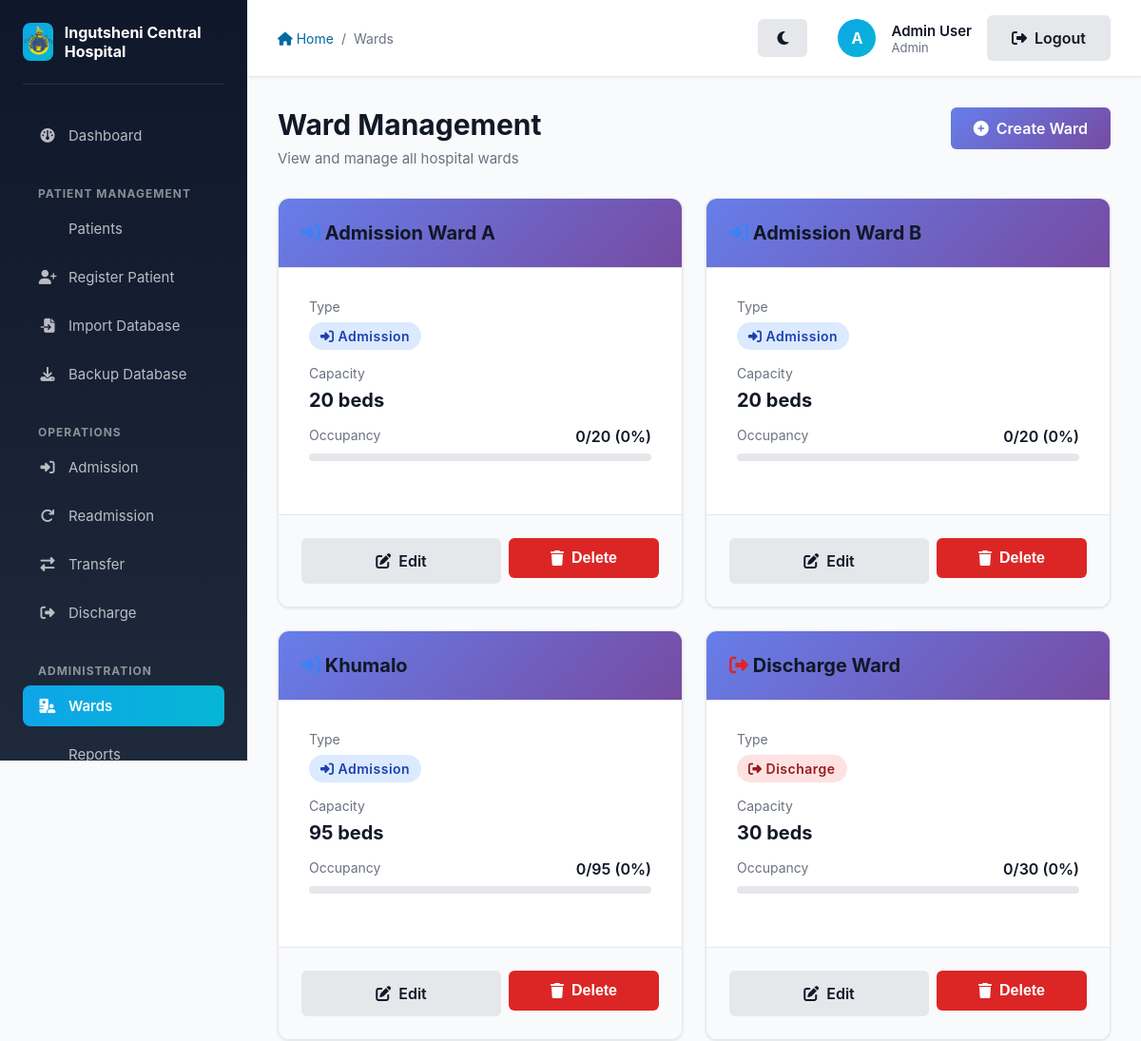
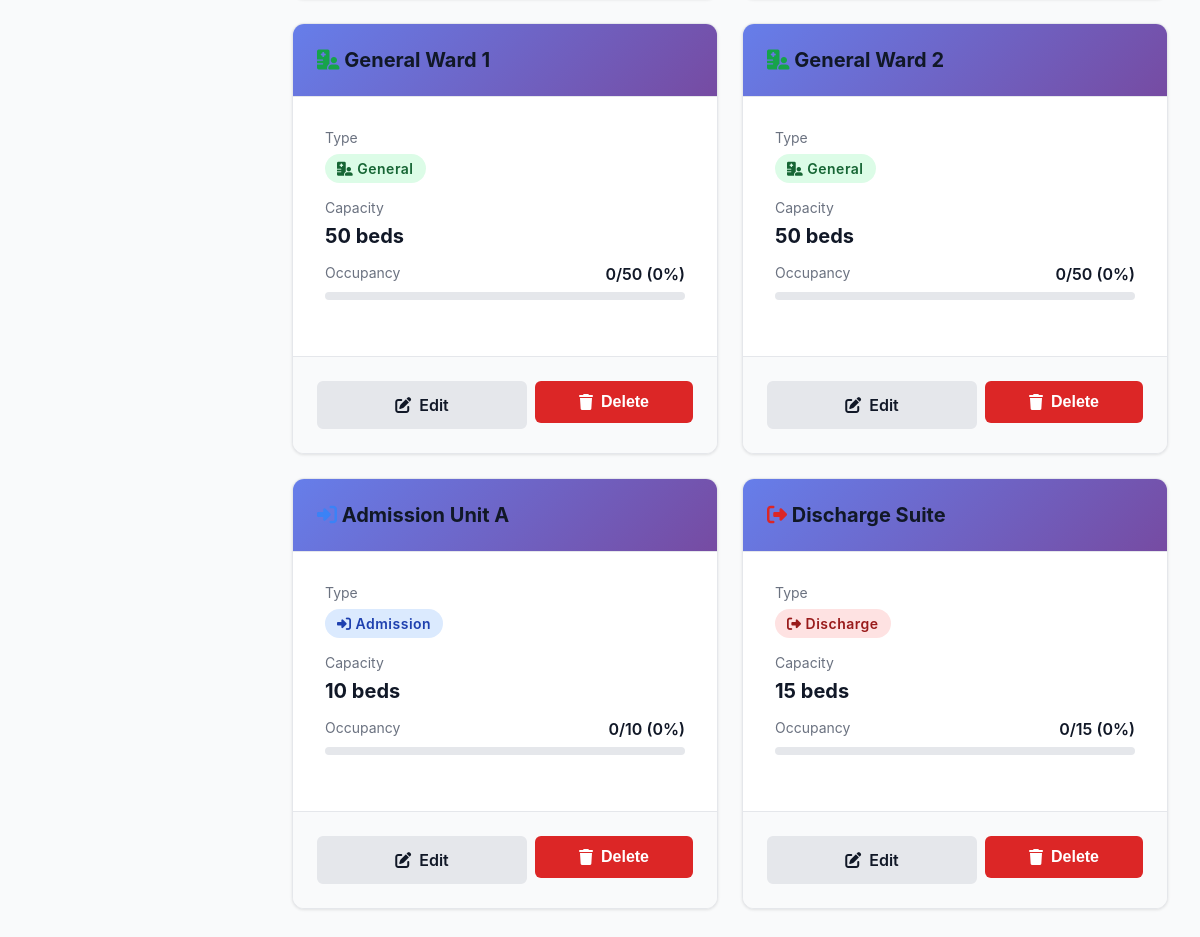
/wards (signed in), run on the app's committed database (2 pictures, top to bottom).
### app/models/models.py (models this page shows, shortened)
class User(db.Model, UserMixin):
    __tablename__ = 'users'
    id = db.Column(db.Integer, primary_key=True)
    name = db.Column(db.String(100), nullable=False)
    email = db.Column(db.String(120), unique=True, nullable=False)
    password_hash = db.Column(db.String(128), nullable=False)
    role_id = db.Column(db.Integer, db.ForeignKey('roles.id'), nullable=False)
    ward_id = db.Column(db.Integer, db.ForeignKey('wards.id'), nullable=True)

class Role(db.Model):
    __tablename__ = 'roles'
    id = db.Column(db.Integer, primary_key=True)
    name = db.Column(db.String(50), unique=True, nullable=False)
    users = db.relationship('User', backref='role_obj', lazy=True)

class Ward(db.Model):
    __tablename__ = 'wards'
    id = db.Column(db.Integer, primary_key=True)
    name = db.Column(db.String(100), unique=True, nullable=False)
    type = db.Column(db.String(50), nullable=False) # Admission, General, Discharge
    capacity = db.Column(db.Integer, nullable=True)
    is_permanent_residence = db.Column(db.Boolean, default=False, nullable=False)
    users = db.relationship('User', backref='ward_obj', lazy=True)
    patients = db.relationship('Patient', backref='current_ward', lazy=True)

### app/wards/routes.py (the view)
@wards.route('/wards')
@login_required
def list_wards():
    role = current_user.role_obj.name
    if role in ['Nurse', 'Sister In Charge']:
        if current_user.ward_id:
            all_wards = Ward.query.filter_by(id=current_user.ward_id).all()
        else:
            all_wards = []
    else:
        all_wards = Ward.query.all()
    return render_template('wards/manage_wards.html', wards=all_wards)

### app/models/models.py (called while the page is built)
@login_manager.user_loader
def load_user(user_id):
    return User.query.get(int(user_id))

### app/templates/wards/manage_wards.html (shortened to what this page needs)
{% extends "layout.html" %}
{% block breadcrumb %}
    <a href="{{ url_for('main.index') }}"><i class="fas fa-home"></i> Home</a>
    <span>/</span>
    <span>Wards</span>
{% endblock %}
{% block content %}
    <div class="page-header flex-between" style="display: flex; justify-content: space-between; align-items: flex-start;">
        <div>
            <h1 class="page-title">Ward Management</h1>
            <p class="page-subtitle">View and manage all hospital wards</p>
        </div>
        {% if current_user.role_obj.name == 'Admin' %}
            <a href="{{ url_for('wards.create_ward') }}" class="btn btn-primary">
                <i class="fas fa-plus-circle"></i> Create Ward
            </a>
        {% endif %}
    </div>
    {% if wards %}
        <div class="grid grid-3">
            {% for ward in wards %}
                {% set patient_count = ward.patients|length %}
                {% set capacity = ward.capacity or 10 %}
                {% set occupancy_percent = ((patient_count / capacity) * 100)|int %}
                <div class="card">
                    <div class="card-header">
                        <h3 class="card-title">
                            {% if ward.type == 'Admission' %}
                                <i class="fas fa-sign-in-alt" style="color: #3b82f6;"></i>
                            {% elif ward.type == 'Discharge' %}
                                <i class="fas fa-sign-out-alt" style="color: #dc2626;"></i>
                            {% else %}
                                <i class="fas fa-hospital-user" style="color: #16a34a;"></i>
                            {% endif %}
                            {{ ward.name }}
                        </h3>
                    </div>
                    <div class="card-body">
                        <div style="margin-bottom: 1rem;">
                            <p style="color: #6b7280; font-size: 0.875rem; margin-bottom: 0.5rem;">Type</p>
                            {% if ward.type == 'Admission' %}
                                <span class="badge badge-info"><i class="fas fa-sign-in-alt"></i> Admission</span>
                            {% elif ward.type == 'Discharge' %}
                                <span class="badge badge-danger"><i class="fas fa-sign-out-alt"></i> Discharge</span>
                            {% else %}
                                <span class="badge badge-success"><i class="fas fa-hospital-user"></i> General</span>
                            {% endif %}
                        </div>
                        <div style="margin-bottom: 1rem;">
                            <p style="color: #6b7280; font-size: 0.875rem; margin-bottom: 0.5rem;">Capacity</p>
                            <p style="font-size: 1.25rem; font-weight: 700;">{{ capacity }} beds</p>
                        </div>
                        <div style="margin-bottom: 1.5rem;">
                            <div style="display: flex; justify-content: space-between; margin-bottom: 0.5rem;">
                                <p style="color: #6b7280; font-size: 0.875rem;">Occupancy</p>
                                <p style="font-weight: 600; color: #111827;">{{ patient_count }}/{{ capacity }} ({{ occupancy_percent }}%)</p>
                            </div>
                            <div style="width: 100%; height: 8px; background-color: #e5e7eb; border-radius: 4px; overflow: hidden;">
                            </div>
                        </div>
                    </div>
                    {% if current_user.role_obj.name == 'Admin' %}
                        <div class="card-footer" style="display: flex; gap: 0.5rem; flex-wrap: wrap;">
                            <a href="{{ url_for('wards.edit_ward', ward_id=ward.id) }}" class="btn btn-secondary" style="flex: 1; min-width: 120px;">
                                <i class="fas fa-edit"></i> Edit
                            </a>
                            <form action="{{ url_for('wards.delete_ward', ward_id=ward.id) }}" method="POST" style="flex: 1; min-width: 120px;" onsubmit="return confirm('Are you sure you want to delete this ward?');">
                                <button type="submit" class="btn btn-danger w-full">
                                    <i class="fas fa-trash"></i> Delete
                                </button>
                            </form>
                        </div>
                    {% endif %}
                </div>
            {% endfor %}
        </div>
    {% endif %}
{% endblock %}

### app/templates/layout.html (shortened to what this page needs)
<!DOCTYPE html>
<html lang="en">
<head>
    <link rel="stylesheet" href="{{ url_for('static', filename='style.css') }}">
    <link rel="stylesheet" href="https://cdnjs.cloudflare.com/ajax/libs/font-awesome/6.4.0/css/all.min.css">
</head>
<body>
    <aside class="sidebar no-print" id="sidebar">
        <div class="sidebar-header">
            <div class="sidebar-logo">
                <img src="{{ url_for('static', filename='images/logo.png') }}" alt="Ingutsheni Central Hospital Logo">
            </div>
            <div class="sidebar-title">Ingutsheni Central Hospital</div>
        </div>
        <nav class="sidebar-nav">
            <li><a href="{{ url_for('main.index') }}" class="{% if request.endpoint == 'main.index' %}active{% endif %}">
                <i class="fas fa-dashboard"></i> Dashboard
            </a></li>
        </nav>
        {% if current_user.is_authenticated %}
            <div class="sidebar-section-title">Patient Management</div>
            <nav class="sidebar-nav">
                <li><a href="{{ url_for('patients.list_patients') }}" class="{% if request.endpoint == 'patients.list_patients' %}active{% endif %}">
                     Patients
                </a></li>
                <li><a href="{{ url_for('patients.register_patient') }}" class="{% if request.endpoint == 'patients.register_patient' %}active{% endif %}">
                    <i class="fas fa-user-plus"></i> Register Patient
                </a></li>
                {% if current_user.role_obj.name in ['Admin', 'CMO'] %}
                <li><a href="{{ url_for('patients.import_database') }}" class="{% if request.endpoint == 'patients.import_database' %}active{% endif %}">
                    <i class="fas fa-file-import"></i> Import Database
                </a></li>
                <li><a href="{{ url_for('patients.backup_database') }}" class="{% if request.endpoint == 'patients.backup_database' %}active{% endif %}">
                    <i class="fas fa-download"></i> Backup Database
                </a></li>
                {% endif %}
            </nav>
            <div class="sidebar-section-title">Operations</div>
            <nav class="sidebar-nav">
                <li><a href="{{ url_for('patients.list_patients') }}" class="{% if request.endpoint == 'patients.admit_patient' %}active{% endif %}">
                    <i class="fas fa-sign-in-alt"></i> Admission
                </a></li>
                <li><a href="{{ url_for('patients.readmit_patient') }}" class="{% if request.endpoint in ['patients.readmit_patient', 'patients.readmit_patient_details'] %}active{% endif %}">
                    <i class="fas fa-redo"></i> Readmission
                </a></li>
                <li><a href="{{ url_for('patients.list_patients') }}" class="{% if request.endpoint == 'transfers.transfer_patient' %}active{% endif %}">
                    <i class="fas fa-exchange-alt"></i> Transfer
                </a></li>
                <li><a href="{{ url_for('patients.list_patients') }}" class="{% if request.endpoint == 'patients.discharge_patient' %}active{% endif %}">
                    <i class="fas fa-sign-out-alt"></i> Discharge
                </a></li>
            </nav>
            <div class="sidebar-section-title">Administration</div>
            <nav class="sidebar-nav">
                <li><a href="{{ url_for('wards.list_wards') }}" class="{% if request.endpoint == 'wards.list_wards' %}active{% endif %}">
                    <i class="fas fa-hospital-user"></i> Wards
                </a></li>
                <li><a href="{{ url_for('reports.view_reports') }}" class="{% if request.endpoint == 'reports.view_reports' %}active{% endif %}">
                     Reports
                </a></li>
            </nav>
        {% endif %}
    </aside>
    <div class="main-content">
        <div class="top-bar no-print">
            <div class="top-bar-left">
                <div class="breadcrumb">
                    {% block breadcrumb %}{% endblock %}
                </div>
            </div>
            <div class="top-bar-right" style="display: flex; align-items: center; gap: 1rem;">
                <div style="display: flex; align-items: center; gap: 1rem; margin-right: 1rem;">
                    <button id="themeToggle" class="btn btn-secondary btn-sm" title="Toggle Dark/Light Mode" style="border-radius: 50%; width: 40px; height: 40px; padding: 0;">
                        <i class="fas fa-moon"></i>
                    </button>
                </div>
                {% if current_user.is_authenticated %}
                    <div class="user-menu">
                        <div class="user-avatar" title="{{ current_user.name }}">
                            {{ current_user.name[0].upper() }}
                        </div>
                        <div class="user-info">
                            <div class="user-name">{{ current_user.name }}</div>
                            <div class="user-role">{{ current_user.role_obj.name }}</div>
                        </div>
                    </div>
                    <a href="{{ url_for('auth.logout') }}" class="btn btn-secondary btn-sm">
                        <i class="fas fa-sign-out-alt"></i> Logout
                    </a>
                {% else %}
                    <a href="{{ url_for('auth.login') }}" class="btn btn-primary btn-sm">
                        <i class="fas fa-sign-in-alt"></i> Login
                    </a>
                {% endif %}
            </div>
        </div>
        <div class="page-content">
            {% block content %}{% endblock %}
        </div>
    </div>
</body>
</html>

### app/static/style.css (style rules this page uses)
:root { --primary: #0369a1; --primary-light: #0ea5e9; --primary-dark: #075985; --success: #16a34a; --success-light: #22c55e; --danger: #dc2626; --warning: #f59e0b; --info: #3b82f6; --neutral: #6b7280; --gray-50: #f9fafb; --gray-100: #f3f4f6; --gray-200: #e5e7eb; --gray-300: #d1d5db; --gray-400: #9ca3af; --gray-500: #6b7280; --gray-600: #4b5563; --gray-700: #374151; --gray-800: #1f2937; --gray-900: #111827; --body-bg: var(--gray-50); --card-bg: #ffffff; --sidebar-bg: linear-gradient(180deg, #0f172a 0%, #1e293b 100%); --topbar-bg: #ffffff; --text-main: var(--gray-900); --text-muted: var(--gray-500); --border-color: var(--gray-200); }
* { margin: 0; padding: 0; box-sizing: border-box; }
body { font-family: -apple-system, BlinkMacSystemFont, 'Segoe UI', 'Roboto', 'Oxygen', 'Ubuntu', 'Cantarell', 'Fira Sans', 'Droid Sans', 'Helvetica Neue', sans-serif; -webkit-font-smoothing: antialiased; -moz-osx-font-smoothing: grayscale; background-color: var(--body-bg); color: var(--text-main); }
.card { background-color: var(--card-bg); border: 1px solid var(--border-color); }
.card-header, .card-footer { background-color: var(--gray-100); border-color: var(--border-color); }
.top-bar { background-color: var(--topbar-bg) !important; border-color: var(--border-color) !important; }
.sidebar { background: var(--sidebar-bg) !important; }
.badge { display: inline-block; padding: 0.375rem 0.75rem; border-radius: 9999px; font-size: 0.875rem; font-weight: 600; letter-spacing: 0.5px; }
.badge-success { background-color: #dcfce7; color: #166534; }
.badge-danger { background-color: #fee2e2; color: #991b1b; }
.badge-info { background-color: #dbeafe; color: #1e40af; }
.btn { display: inline-flex; align-items: center; justify-content: center; padding: 0.625rem 1.25rem; border-radius: 0.5rem; font-weight: 600; font-size: 0.9375rem; border: none; cursor: pointer; transition: all 0.2s ease; text-decoration: none; gap: 0.5rem; }
.btn-primary { background-color: var(--primary); color: white; }
.btn-danger { background-color: var(--danger); color: white; }
.btn-secondary { background-color: var(--gray-300); color: var(--gray-800); }
.btn-sm { padding: 0.375rem 0.75rem; font-size: 0.8125rem; }
.card { background-color: white; border-radius: 0.75rem; box-shadow: 0 1px 3px rgba(0, 0, 0, 0.1); overflow: hidden; transition: all 0.2s ease; }
.card-header { padding: 1.5rem; border-bottom: 1px solid var(--gray-200); background-color: var(--gray-50); }
.card-body { padding: 1.5rem; }
.card-footer { padding: 1.5rem; background-color: var(--gray-50); border-top: 1px solid var(--gray-200); }
.card-title { font-size: 1.25rem; font-weight: 700; color: var(--gray-900); margin: 0; }
.grid { display: grid; gap: 1.5rem; }
.grid-3 { grid-template-columns: repeat(auto-fit, minmax(300px, 1fr)); }
.flex-between { display: flex; justify-content: space-between; align-items: center; }
.w-full { width: 100%; }
.btn { font-size: 1rem !important; font-weight: 600 !important; padding: 0.75rem 1.5rem !important; border: none !important; border-radius: 6px !important; cursor: pointer !important; transition: all 0.3s ease !important; display: inline-flex !important; align-items: center !important; gap: 0.5rem !important; text-decoration: none !important; }
.btn-primary { background: linear-gradient(135deg, #667eea 0%, #764ba2 100%) !important; color: white !important; }
.btn-secondary { background: var(--gray-200) !important; color: var(--text-main) !important; border: 2px solid var(--border-color) !important; }
.btn-danger { background: var(--danger) !important; color: white !important; }
.card-header { background: linear-gradient(135deg, #667eea 0%, #764ba2 100%) !important; color: white !important; padding: 1.5rem !important; border-radius: 8px 8px 0 0 !important; }
.card-body { padding: 2rem !important; }

### data on the page
User: name "A", name "Admin User"
Role: role_obj.name "Admin"
Ward: type "Admission" (drawn), name "Admission Ward A", capacity "20", patient_count "0", occupancy_percent "0"
Ward: type "Admission" (drawn), name "Admission Ward B", capacity "20", patient_count "0", occupancy_percent "0"
Ward: type "Admission" (drawn), name "Khumalo", capacity "95", patient_count "0", occupancy_percent "0"
Ward: type "Discharge" (drawn), name "Discharge Ward", capacity "30", patient_count "0", occupancy_percent "0"
Ward: type "General" (drawn), name "General Ward 1", capacity "50", patient_count "0", occupancy_percent "0"
Ward: type "General" (drawn), name "General Ward 2", capacity "50", patient_count "0", occupancy_percent "0"
Ward: type "Admission" (drawn), name "Admission Unit A", capacity "10", patient_count "0", occupancy_percent "0"
Ward: type "Discharge" (drawn), name "Discharge Suite", capacity "15", patient_count "0", occupancy_percent "0"
